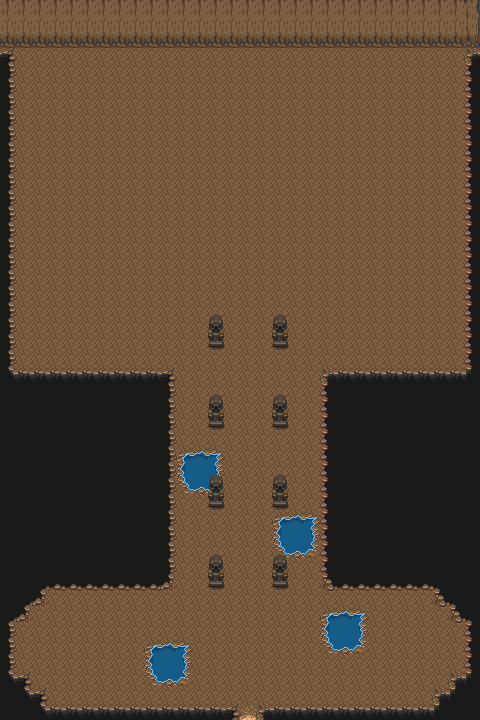

Below is a game level as drawn by its tile map, then a one-line description and the .tmx that defines it (tile-layer data replaced by summaries):
An orthogonal 30x45 tile map with 16x16 px tiles, 3 tile layers (Base, Objects, Overhangs) and 31 objects (dragon, Out).

<map version="1.10" tiledversion="1.11.2" orientation="orthogonal" renderorder="right-down" width="30" height="45" tilewidth="16" tileheight="16" infinite="0" nextlayerid="7" nextobjectid="53">
 <editorsettings>
  <export target="dragon_layer.lua" format="lua" />
 </editorsettings>
 <tileset firstgid="1" name="dragons_lair" tilewidth="16" tileheight="16" tilecount="160" columns="16">
  <image source="_tilesets/cave.png" width="256" height="160" />
 </tileset>
 <layer id="1" name="Base" width="30" height="45">
  <properties>
   <property name="destX" type="int" value="208" />
   <property name="destY" type="int" value="0" />
  </properties>
  <data>[1350 cells, 1269 non-empty, 33 distinct tile ids]</data>
 </layer>
 <layer id="2" name="Objects" width="30" height="45">
  <data>[1350 cells, 101 non-empty, 8 distinct tile ids]</data>
 </layer>
 <layer id="3" name="Overhangs" width="30" height="45">
  <data>[1350 cells, 16 non-empty, 2 distinct tile ids]</data>
 </layer>
 <objectgroup id="4" name="Walls">
  <object id="7" x="0" y="48" width="16" height="320" />
  <object id="9" x="0" y="368" width="160" height="16" />
  <object id="10" x="160" y="368" width="16" height="224" />
  <object id="11" x="0" y="576" width="160" height="16" />
  <object id="16" x="464" y="48" width="16" height="320" />
  <object id="17" x="336" y="368" width="144" height="16" />
  <object id="18" x="320" y="368" width="16" height="224" />
  <object id="19" x="336" y="576" width="144" height="16" />
  <object id="20" x="464" y="592" width="16" height="128" />
  <object id="21" x="16" y="704" width="220" height="16" />
  <object id="22" x="0" y="592" width="16" height="128" />
  <object id="23" x="0" y="32" width="480" height="16" />
  <object id="36" x="16" y="672" width="16" height="32" />
  <object id="37" x="32" y="688" width="16" height="16" />
  <object id="38" x="448" y="672" width="16" height="32" />
  <object id="39" x="432" y="688" width="16" height="16" />
  <object id="40" x="208" y="336" width="16" height="16" />
  <object id="41" x="272" y="336" width="16" height="16" />
  <object id="42" x="208" y="416" width="16" height="16" />
  <object id="43" x="272" y="416" width="16" height="16" />
  <object id="44" x="272" y="496" width="16" height="16" />
  <object id="45" x="208" y="496" width="16" height="16" />
  <object id="46" x="208" y="576" width="16" height="16" />
  <object id="47" x="272" y="576" width="16" height="16" />
  <object id="48" x="260" y="704" width="204" height="16" />
  <object id="49" x="16" y="592" width="16" height="32" />
  <object id="50" x="32" y="592" width="16" height="16" />
  <object id="51" x="448" y="592" width="16" height="32" />
  <object id="52" x="432" y="592" width="16" height="16" />
 </objectgroup>
 <objectgroup id="6" name="NPC">
  <object id="34" name="dragon" x="200" y="280">
   <point />
  </object>
 </objectgroup>
 <objectgroup id="5" name="Transitions">
  <object id="2" name="toMainOutside" type="Out" x="236" y="720" width="24" height="8">
   <properties>
    <property name="destX" type="int" value="215" />
    <property name="destY" type="int" value="710" />
   </properties>
  </object>
 </objectgroup>
</map>
